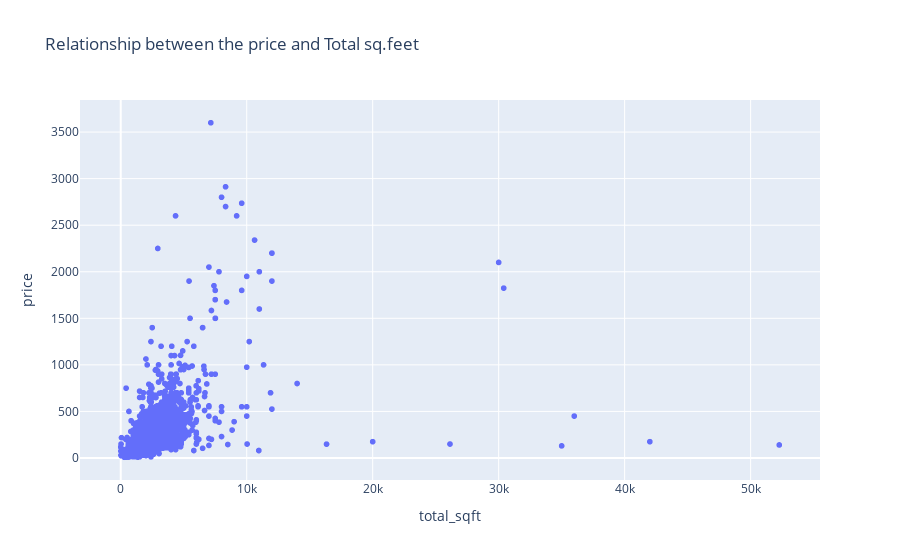

This figure's notebook cell:
### Code cell
fig = px.scatter(df,x='total_sqft',y='price',title='Relationship between the price and Total sq.feet')
fig.show()

### Figure 1 — Plotly figure (JSON) as saved in the notebook; plotly's stock layout.template omitted (floating-point values rounded to 4 significant figures; data arrays with more than 128 entries replaced by an {"elided": "..."} marker saying what was removed)
{"data": [{"hovertemplate": "total_sqft=%{x}<br>price=%{y}<extra></extra>", "legendgroup": "", "marker": {"color": "#636efa", "symbol": "circle"}, "mode": "markers", "name": "", "showlegend": false, "type": "scattergl", "x": {"elided": "13274 float values"}, "xaxis": "x", "y": {"elided": "13274 float values"}, "yaxis": "y"}], "layout": {"legend": {"tracegroupgap": 0}, "title": {"text": "Relationship between the price and Total sq.feet"}, "xaxis": {"anchor": "y", "domain": [0, 1], "title": {"text": "total_sqft"}}, "yaxis": {"anchor": "x", "domain": [0, 1], "title": {"text": "price"}}}}
